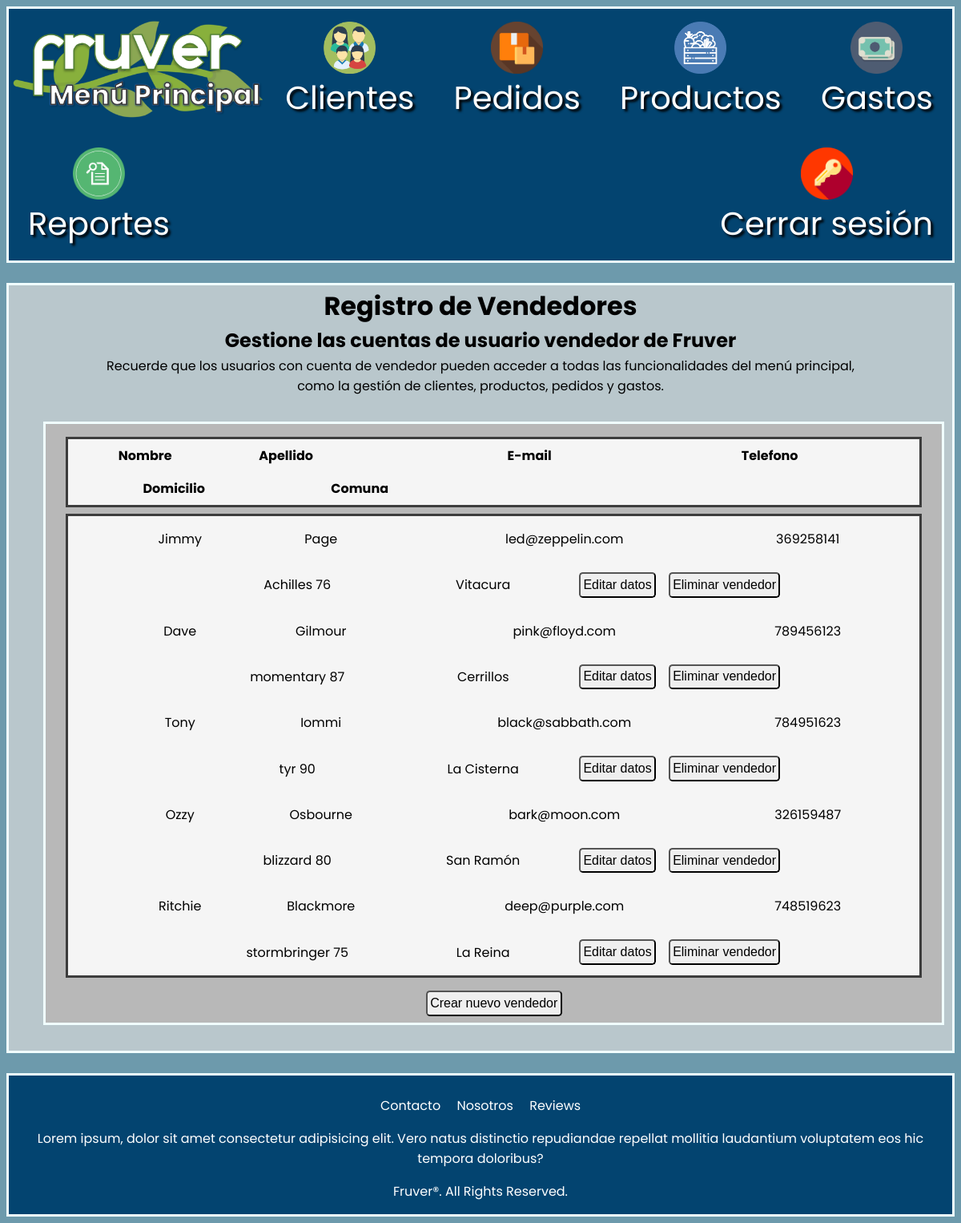
/mainmenu/gestionarvendedor (signed in), run on the app's committed database.
### Home/models.py (models this page shows, shortened)
class Usuario(AbstractBaseUser, PermissionsMixin):
    nombre_usuario = models.CharField(max_length=30)
    apellido_usuario = models.CharField(max_length=30)
    email_usuario = models.EmailField(max_length=50, unique=True)
    password = models.CharField(max_length=18)
    telefono_usuario = models.CharField(max_length=12)
    domicilio_usuario = models.CharField(max_length=50)
    comuna = models.CharField(max_length=40)
    is_staff = models.BooleanField(default=False)
    is_active = models.BooleanField(default=True)
    objects = CustomAccountManager()
    USERNAME_FIELD = 'email_usuario'
    REQUIRED_FIELDS = ['nombre_usuario', 'apellido_usuario', 'password', 'telefono_usuario', 'domicilio_usuario', 'comuna']

### Home/views.py (the view, shortened to what this page needs)
# urls.py: path('mainmenu/gestionarvendedor', views.gestionarvendedor, name='fruver-gestionarvendedor'), #Gestionar CRUD de vendedores
@login_required(login_url='fruver-acceso')
def gestionarvendedor(request):
    vendedores = Usuario.objects.filter(is_staff=True)
    form = FormularioCrearUsuario()
    context = {'form': form, 'vendedores': vendedores}
    return render(request, 'Home/gestionarvendedor.html', context)

### Pedidos/context_processor.py (called while the page is built)
def total_pedido(request):
    total = 0
    if request.user.is_authenticated:
        if "carrito" in request.session.keys():
            for key, value in request.session["carrito"].items():
                total += int(value["subtotal"])
    return {"total_pedido": total}

### Home/templates/Home/gestionarvendedor.html (shortened to what this page needs)
{% extends "Home/mainmenu.html" %}
{% load static %}
{% block stylesheet %}
<link rel="stylesheet" href="{% static 'Home/styles/gestionarvendedor.css' %}">
{% endblock stylesheet %}
{% block content %}
    <h1 class="info">Registro de Vendedores</h1>
    <h2 class="info">Gestione las cuentas de usuario vendedor de Fruver</h2>
    <p class="info">Recuerde que los usuarios con cuenta de vendedor pueden acceder a todas las funcionalidades del menú principal,<br>
       como la gestión de clientes, productos, pedidos y gastos.</p>
    <div class="container1">
        <div class="fila-titulos">
            <div class="titulo-columnas" id="nombre">
                <h4>Nombre</h4>
            </div>
            <div class="titulo-columnas" id="apellido">
                <h4>Apellido</h4>
            </div>
            <div class="titulo-columnas" id="correo">
                <h4>E-mail</h4>
            </div>
            <div class="titulo-columnas" id="telefono">
                <h4>Telefono</h4>
            </div>
            <div class="titulo-columnas" id="domicilio">
                <h4>Domicilio</h4>
            </div>
            <div class="titulo-columnas" id="comunax">
                <h4>Comuna</h4>
            </div>
        </div>
        <div class="lista-vendedores">
            <div class="fila-datos">
                {% for vendedor in vendedores %}
                    <div class="datos">
                        <div class="datosvendedor">
                            <p> {{ vendedor.nombre_usuario }}</p>
                        </div>
                        <div class="datosvendedor">
                            <p> {{ vendedor.apellido_usuario }}</p>
                        </div>
                        <div class="datosvendedor" id="emailvendedor" >
                            <p> {{ vendedor.email_usuario }}</p>
                        </div>
                        <div class="datosvendedor">
                            <p> {{ vendedor.telefono_usuario }}</p>
                        </div>
                        <div class="datosvendedor" id="domiciliovendedor">
                            <p> {{ vendedor.domicilio_usuario }}</p>
                        </div>
                        <div class="datosvendedor" id="comunavendedor" >
                            <p> {{ vendedor.comuna}}</p>
                        </div>
                        <a href="{% url 'fruver-editarvendedor' vendedor.id %}"><button type="button">Editar datos</button></a>
                        <a href="#" onclick="eliminarVendedor({{ vendedor.id }})"><button type="button">Eliminar vendedor</button></a>
                    </div>
                {% endfor %}
            </div>
        </div>
        <button type="button" id="crearvendedor">Crear nuevo vendedor</button>
    </div>
{% endblock content %}

### Home/static/Home/styles/mainmenu.css (style rules this page uses)
body { font-family: 'Poppins', sans-serif; background-color: #6d9aac; }
.container1 { display: flex; flex-flow: row wrap; margin: 2rem 4rem; justify-content: center; align-items: center; background-color: rgb(184, 184, 184); border: solid 0.2rem azure; }

### Home/static/Home/styles/gestionarvendedor.css (style rules this page uses)
.info { margin: 0.1rem }
.container1 { display: flex; flex-flow: column wrap; margin: 2rem 2.7rem; justify-content: center; align-items: center; background-color: rgb(184, 184, 184); border: solid 0.2rem azure; width: 95%; }
.fila-titulos { margin: 1rem 1rem 0rem; background-color: whitesmoke; border: solid 0.2rem rgb(61, 61, 61); display: flex; flex-flow: row wrap; justify-content: flex-start; align-items: flex-start; width: 95%; }
.titulo-columnas { margin: 0.5rem 1.5rem; width: 10rem; }
#nombre { width: 9rem; }
#apellido { width: 7rem; }
#correo { width: 25rem; }
#telefono { width: 6.5rem; }
#domicilio { width: 13.5rem; }
#comunax { width: 9.5rem; }
h4 { font-weight: bold; margin: 0; }
.lista-vendedores { margin: 0.5rem 1rem 0.5rem; background-color: whitesmoke; border: solid 0.2rem rgb(61, 61, 61); display: flex; flex-flow: row wrap; justify-content: center; align-items: center; width: 95%; }
.fila-datos { display: flex; flex-flow: column wrap; justify-content: flex-start; align-items: flex-start; width: 100%; }
.datos { display: flex; flex-flow: row wrap; justify-content: center; align-items: center; text-align: center; width: 100%; }
.datosvendedor { margin: 0.01rem 1rem; width: 9rem; }
#emailvendedor { width: 25rem; }
#domiciliovendedor { width: 13rem; }
#comunavendedor { width: 12rem; }
button { margin: 0.5rem; padding: 0.3rem 0.2rem; font-size: 1rem; border-radius: 0.3rem; }

### data on the page
Usuario: nombre_usuario "Jimmy", apellido_usuario "Page", email_usuario "led@zeppelin.com", telefono_usuario "369258141", domicilio_usuario "Achilles 76", comuna "Vitacura"
Usuario: nombre_usuario "Dave", apellido_usuario "Gilmour", email_usuario "pink@floyd.com", telefono_usuario "789456123", domicilio_usuario "momentary 87", comuna "Cerrillos"
Usuario: nombre_usuario "Tony", apellido_usuario "Iommi", email_usuario "black@sabbath.com", telefono_usuario "784951623", domicilio_usuario "tyr 90", comuna "La Cisterna"
Usuario: nombre_usuario "Ozzy", apellido_usuario "Osbourne", email_usuario "bark@moon.com", telefono_usuario "326159487", domicilio_usuario "blizzard 80", comuna "San Ramón"
Usuario: nombre_usuario "Ritchie", apellido_usuario "Blackmore", email_usuario "deep@purple.com", telefono_usuario "748519623", domicilio_usuario "stormbringer 75", comuna "La Reina"
